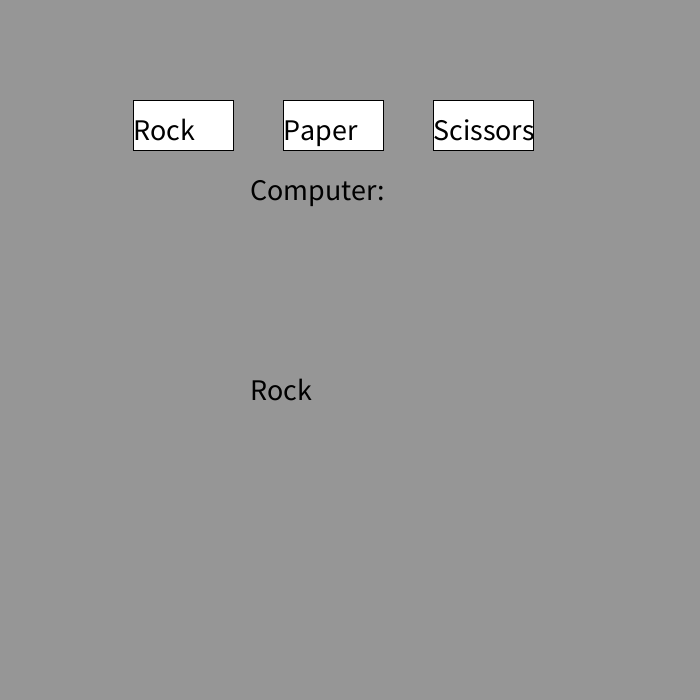
Frame 1 (no input)
Frame 60 (the mouse pressed at the canvas centre just before this capture): identical to frame 1, image omitted
Frame 120 (the mouse held since frame 60 and released just before this capture): identical to frame 1, image omitted

The Processing sketch that drew this single still picture (run headless with seeded random() and noise(); from frame 60 on, the mouse is pressed at the canvas centre):

// Processing sketch: CompSci_RPS__vs__Bot
// ── CompSci_RPS__vs__Bot.pde
String userChoice = "Not Chosen";
int randomInt;
String Computer;

void setup() {
  size (700, 700);
  textSize(30);
}

void draw() {

  background (150);
  if (userChoice == "Rock") {
    fill(0, 30, 255);
  } else {
    fill (255);
  }

  rect( width / 3 - 100, 100, 100, 50);
  fill(255);

  if (userChoice == "Paper") {
    fill(0, 255, 255);
  } else {
    fill(255);
  }

  rect( width / 3 + 50, 100, 100, 50);

  if (userChoice == "Scissors") {
    fill(255, 0, 50);
  } else {
    fill (255);
  }
  rect( width / 3 + 200, 100, 100, 50);


  fill(0);
  text("Rock", width / 3 - 100, 140);
  text("Paper", width / 3 + 50, 140);
  text("Scissors", width / 3 + 200, 140);


  //computer
  text("Computer:", width / 2 - 100, 200);
  if (randomInt == 0) {
    text("Rock", width / 2 - 100, 400);
  } else if (randomInt == 1) {
    text("Paper", width / 2 - 100, 400);
  } else if (randomInt == 2) {
    text("Scissors", width / 2 - 100, 400);
  }
}

// if the user clicks in the rock rect,
// set userChoice = "Rock"

void mousePressed() {
if (mouseX > width / 3 - 100 &&
  mouseX < width / 3 &&
  mouseY < 150 && mouseY > 100
  ) {
  userChoice = "Rock";
  randomInt = (int) random (3);
} else if (
  mouseX > width / 3 + 50 &&
  mouseX < width / 3 + 150 &&
  mouseY > 100 && mouseY < 150
  ) {
  userChoice = "Paper";
  randomInt = (int) random (3);
} else if (
  mouseX > width / 3 + 200 &&
  mouseX < width / 3 + 300 &&
  mouseY > 100 && mouseY < 150
  ) {
  userChoice = "Scissors";
  randomInt = (int) random (3);
} else {
  userChoice = "Not Chosen";
}
println(userChoice);
}
